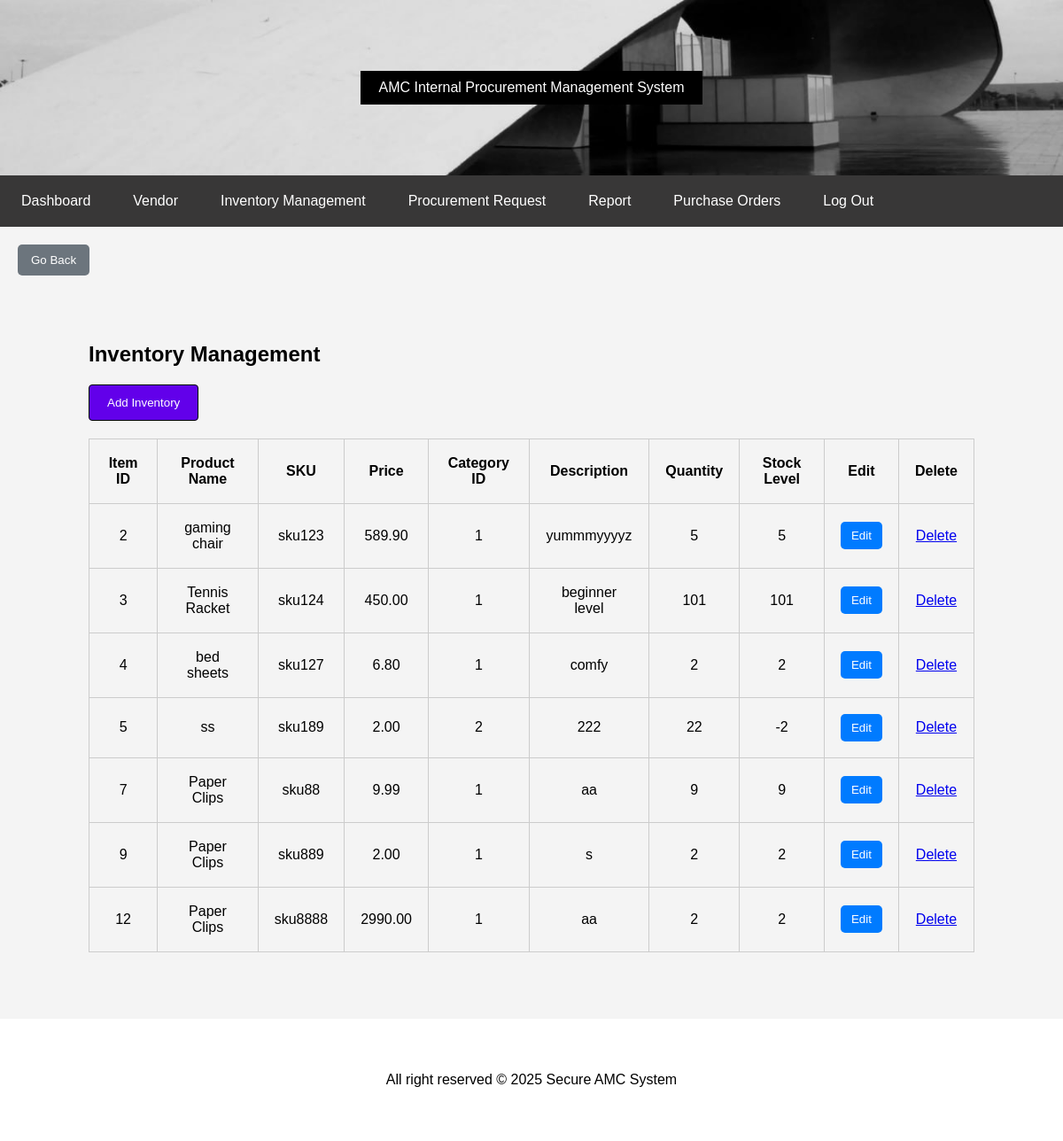
Page /assignment/inventory/inventory.php on the committed database.
### tables this page shows
CREATE TABLE `inventory` (
  `ITEM_ID` int(11) NOT NULL,
  `NAME` varchar(50) NOT NULL,
  `SKU` varchar(20) NOT NULL,
  `PRICE` decimal(10,2) NOT NULL,
  `CATEGORY_ID` int(11) NOT NULL,
  `DESCRIPTION` varchar(1000) DEFAULT NULL,
  `QUANTITY` int(11) NOT NULL DEFAULT 0,
  `STOCK` int(11) NOT NULL DEFAULT 0
);

### assignment/inventory/inventory.php (the view, shortened to what this page needs)
<?php
include '../config.php';
include '../header.php';
include '../navigation.php';
include '../back_button.php';
$conn = new mysqli($servername, $username, $password, $dbname);
try {
    $result = $conn->query("SELECT * FROM inventory");
    $items = [];
    while ($row = $result->fetch_assoc()) {
        $items[] = $row;
    }
} catch (Exception $e) {
    die("Error fetching inventory: " . $e->getMessage());
}
echo '<div style="width: 100%; max-width: 1000px; margin: 50px auto; padding: 5px;">
<h2>Inventory Management</h2>
<div class="add-inventory-button" style="margin-bottom: 20px; text-align: center;">
    <button onclick="window.location.href=\'create.php\';" class="btn btn-primary">Add Inventory</button>
</div>
<table class="inventory-table">
    <thead>
        <tr>
            <th>Item ID</th>
            <th>Product Name</th>
            <th>SKU</th>
            <th>Price</th>
            <th>Category ID</th>
            <th>Description</th>
            <th>Quantity</th>
            <th>Stock Level</th>
            <th>Edit</th>
            <th>Delete</th>
        </tr>
    </thead>
    <tbody>';
foreach ($items as $item) {
    echo '<tr>
        <td>' . htmlspecialchars($item['ITEM_ID']) . '</td>
        <td>' . htmlspecialchars($item['NAME']) . '</td>
        <td>' . htmlspecialchars($item['SKU']) . '</td>
        <td>' . htmlspecialchars($item['PRICE']) . '</td>
        <td>' . htmlspecialchars($item['CATEGORY_ID']) . '</td>
        <td>' . htmlspecialchars($item['DESCRIPTION']) . '</td>
        <td>' . htmlspecialchars($item['QUANTITY']) . '</td>
        <td>' . htmlspecialchars($item['STOCK']) . '</td>
        <td>
            <button onclick="window.location.href=\'update.php?id=' . $item['ITEM_ID'] . '\';" class="btn btn-edit">Edit</button>
        </td>
        <td>
            <a href="delete.php?id=' . $item['ITEM_ID'] . '&csrf_token=' . $_SESSION['csrf_token'] . '" onclick="return confirm(\'Are you sure you want to delete this?\')">Delete</a>
        </td>
    </tr>';
}
echo '</tbody>
</table>
</div>';
?>
<?php
include '../footer.php';
?>

### assignment/header.php (shortened to what this page needs)
<!DOCTYPE html>
<html lang="en">
<head>
    <link rel="stylesheet" href="style.css">
</head>
<body>
    <header>
        <div class="header-content">
            AMC Internal Procurement Management System
        </div>
    </header>

### assignment/navigation.php
<nav class="navigation">
    <ul>
        <li><a href="../dashboard.php">Dashboard</a></li>
        <li><a href="../vendors/vendor.php">Vendor</a></li>
        <li><a href="../inventory/inventory.php">Inventory Management</a></li>
        <li><a href="../procurement/procurement.php">Procurement Request</a></li>
        <li><a href="../report/report.php">Report</a></li>
        <li><a href="../order/read_orders.php">Purchase Orders</a></li>
        <li><a href="../logout.php">Log Out</a></li>
    </ul>
</nav>

### assignment/back_button.php
<div class="back-button-container" style="margin-top: 20px; text-align: center; padding-left: 20px;">
    <button onclick="history.back()" class="btn btn-secondary">Go Back</button>
</div>

### assignment/footer.php
<footer>
        All right reserved © 2025 Secure AMC System
    </footer>
</body>
</html>

### assignment/inventory/style.css (style rules this page uses)
body, html { height: 100%; margin: 0; font-family: Arial, sans-serif; background-color: #f4f4f4; color: black; }
header { background: url('imgs/header-bg.png'); background-size: cover; color: white; text-align: center; padding:80px 0; }
.header-content { background-color: black; display: inline-block; padding: 10px 20px; }
.add-inventory-button { margin-bottom: 20px; text-align: left; }
button { background-color: #6200ea; color: white; border: 1px solid black; padding: 12px 20px; border-radius: 4px; cursor: pointer; display: block; width: fit-content; margin-left: left; }
table { width: 100%; border-collapse: collapse; margin-top: 20px; }
table, th, td { border: 1px solid #ccc; }
th, td { padding: 8px; text-align: left; }
th { background-color: #f4f4f4; }
.inventory-table { width:100%; border-collapse: collapse; margin: 20px 0; }
.inventory-table th, .inventory-table td { border: 1px solid #ccc; padding: 18px; text-align: center; vertical-align: middle; word-spacing: 3px; }
.inventory-table th { background-color: #f4f4f4; font-weight: bold; }
.btn-edit { background-color: #007bff; color: white; padding: 8px 12px; border: none; border-radius: 5px; cursor: pointer; }
.navigation { background-color: #383737; overflow: hidden; margin-bottom: 20px; }
.navigation ul { list-style-type: none; padding: 0; margin: 0; display: flex; justify-content: left; }
.navigation ul li { float: left; }
.navigation ul li a { display: block; color: white; text-align: left; padding: 20px 24px; text-decoration: none; transition: background-color 0.3s; }
.btn-secondary { background-color: #6c757d; color: white; border: none; padding: 10px 15px; border-radius: 5px; cursor: pointer; text-align: center; }
footer { width: 100%; background-color: white; text-align: center; padding: 60px 0; }

### rows in the picture
inventory: ITEM_ID "2", NAME "gaming chair", SKU "sku123", PRICE "589.90", CATEGORY_ID "1", DESCRIPTION "yummmyyyyz", QUANTITY "5", STOCK "5"
inventory: ITEM_ID "3", NAME "Tennis Racket", SKU "sku124", PRICE "450.00", CATEGORY_ID "1", DESCRIPTION "beginner level", QUANTITY "101", STOCK "101"
inventory: ITEM_ID "4", NAME "bed sheets", SKU "sku127", PRICE "6.80", CATEGORY_ID "1", DESCRIPTION "comfy", QUANTITY "2", STOCK "2"
inventory: ITEM_ID "5", NAME "ss", SKU "sku189", PRICE "2.00", CATEGORY_ID "2", DESCRIPTION "222", QUANTITY "22", STOCK "-2"
inventory: ITEM_ID "7", NAME "Paper Clips", SKU "sku88", PRICE "9.99", CATEGORY_ID "1", DESCRIPTION "aa", QUANTITY "9", STOCK "9"
inventory: ITEM_ID "9", NAME "Paper Clips", SKU "sku889", PRICE "2.00", CATEGORY_ID "1", DESCRIPTION "s", QUANTITY "2", STOCK "2"
inventory: ITEM_ID "12", NAME "Paper Clips", SKU "sku8888", PRICE "2990.00", CATEGORY_ID "1", DESCRIPTION "aa", QUANTITY "2", STOCK "2"
